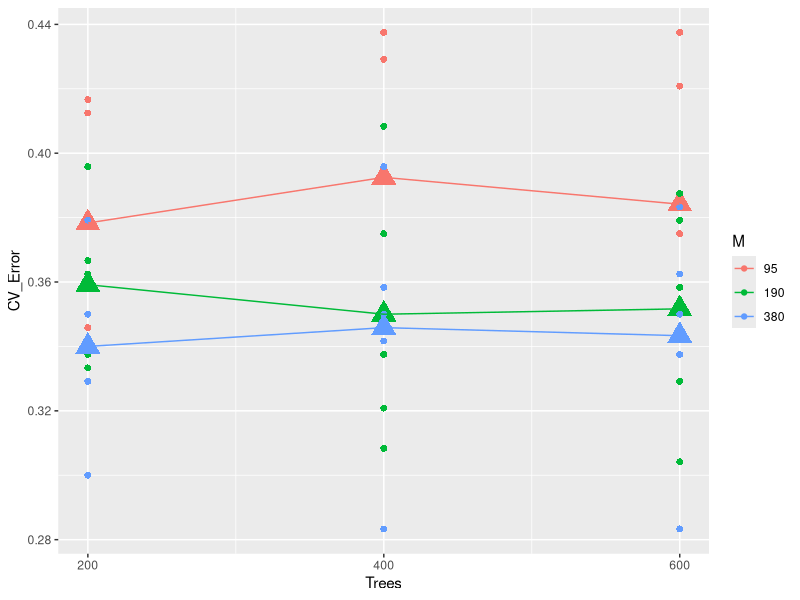

This chart was generated by the following R code:
library(ggplot2)
rf_cv <- read.csv("data/cv_tab.csv")

df <- data.frame()
for (i in 1:nrow(rf_cv)) {
  tdf <- data.frame()
  CV_Error <- t((rf_cv[i, c(3:7)]))
  CV_Error <- unname(CV_Error)
  CV_Error <- c(CV_Error, mean(CV_Error))
  means <- rep(mean(CV_Error), 6)
  Trees <- rep(rf_cv[i, 1], 6)
  M <- rep(rf_cv[i, 2], 6)
  Mean <- c(rep(0, 5), 1)
  tdf <- data.frame(Trees, M, CV_Error, Mean)
  df <- rbind(df, tdf)
}

mean_df <- df[df$Mean == 1, ]
png("images/rf_cv.png")

ggplot(df, aes(x = Trees, y = CV_Error, col = as.factor(M))) +
  geom_point(aes(size = as.factor(Mean), shape = as.factor(Mean))) + 
  geom_line(aes(x = Trees, y = CV_Error, col = as.factor((M))), data = mean_df) + 
  scale_x_continuous(breaks = c(200, 400, 600)) +
  guides(col=guide_legend(title="M")) + guides(size=FALSE) + guides(shape=FALSE)

dev.off()

